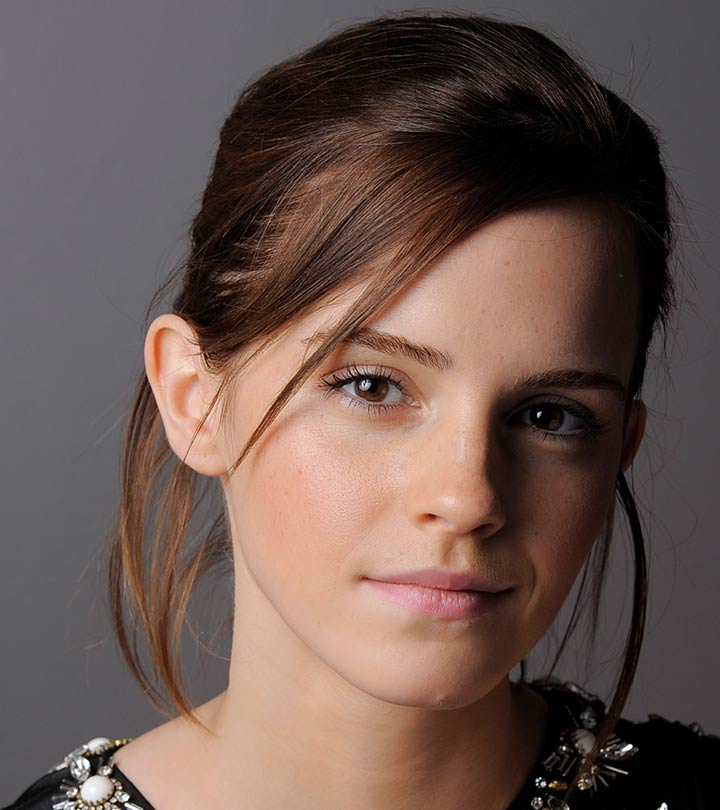
#> input picture emma.jpg, 720 x 810 px
$ jupyter execute 230689A_a1.ipynb
#> lines starting #> are read from the running program, lines starting #| are printed output that depends on the picture
### Question 01

[cell 1]
import cv2 as cv
import numpy as np
import matplotlib.pyplot as plt

[cell 2]
def intensity_transform(im, breakpoints):

    # Ensure breakpoints are sorted by input intensity r (x-axis)
    breakpoints = sorted(breakpoints, key=lambda p: p[0])

    # Separate input (r) and output (s) coordinates
    r_vals = [p[0] for p in breakpoints]
    s_vals = [p[1] for p in breakpoints]

    # Interpolate input pixel intensities to transformed output intensities
    transformed = np.interp(im, r_vals, s_vals)

    return np.uint8(transformed)

[cell 3]
# 1. Load the target image in grayscale
img = cv.imread('emma.jpg', cv.IMREAD_GRAYSCALE)
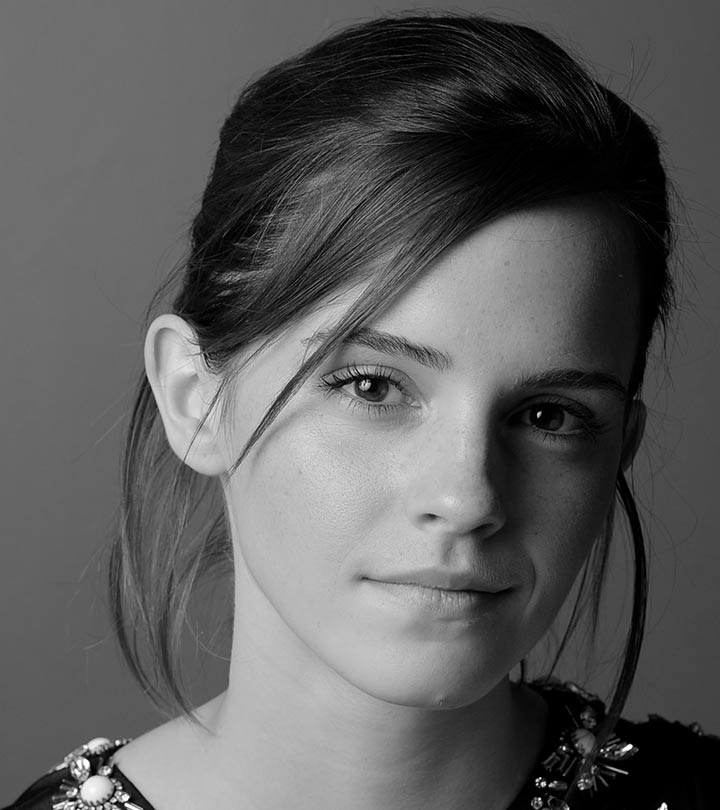
#> img: shape (810, 720); min 0, max 255, mean 92.3

# 2. Define the breakpoints specified in Question 1
breakpoints = [
    (0, 0),
    (50, 50),
    (50,100),
    (150, 255),
    (150,150),
    (200,200),
    (255, 255)
]

# 3. Apply the transformation
transformed_img = intensity_transform(img, breakpoints)
#> in intensity_transform, `transformed = np.interp(im, r_vals, s_vals)`:
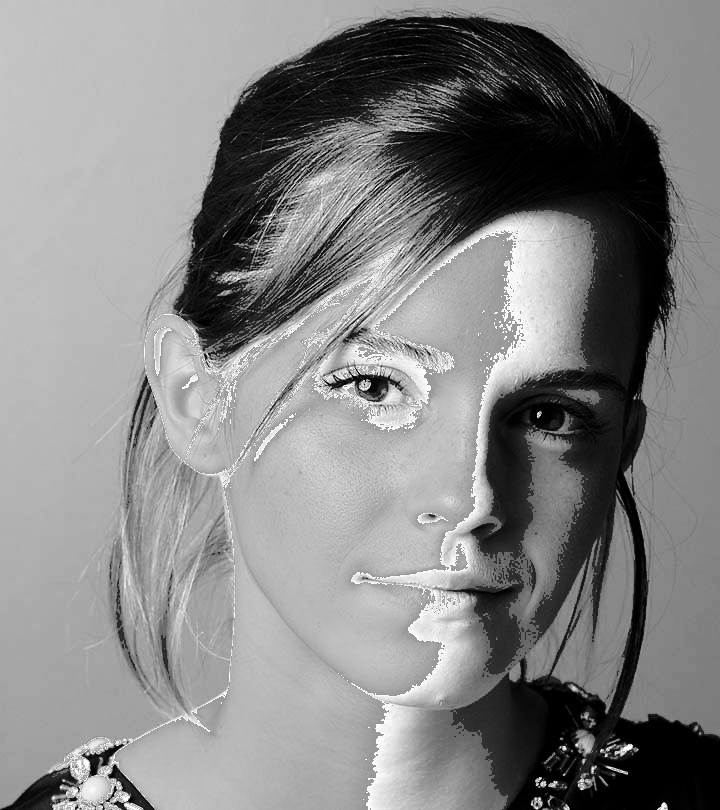
#> transformed: shape (810, 720) float64; min 0, max 255, mean 133.4

# 4. Plotting the results
fig = plt.figure(figsize=(15, 5))

# Plot 1: Intensity Transformation Function
ax1 = fig.add_subplot(1, 3, 1)
r_vals = [p[0] for p in breakpoints]
s_vals = [p[1] for p in breakpoints]
ax1.plot(r_vals, s_vals, 'b-o', linewidth=2)
ax1.set_title('Intensity Transformation')
ax1.set_xlabel('Input intensity')
ax1.set_ylabel('Output intensity')
ax1.set_xlim([0, 255])
ax1.set_ylim([0, 255])
ax1.grid(True)

# Plot 2: Original Image
ax2 = fig.add_subplot(1, 3, 2)
ax2.imshow(img, cmap='gray', vmin=0, vmax=255)
ax2.set_title('Original Image')
ax2.axis('off')

# Plot 3: Transformed Image
ax3 = fig.add_subplot(1, 3, 3)
ax3.imshow(transformed_img, cmap='gray', vmin=0, vmax=255)
ax3.set_title('Transformed Image')
ax3.axis('off')

plt.tight_layout()
plt.show()
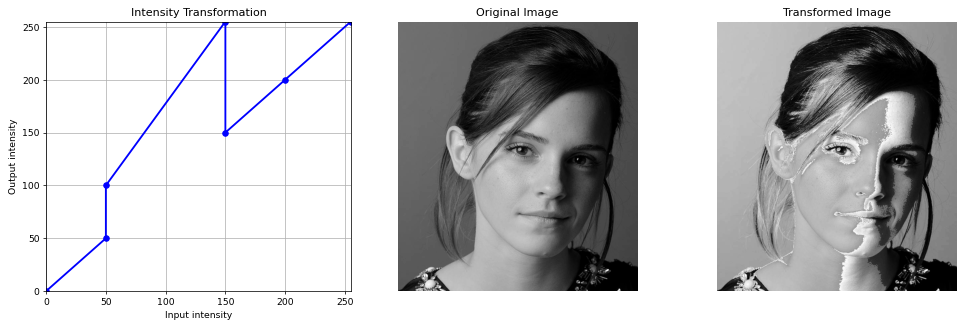
#> figure drawn by matplotlib, 3 panels

#### Chosen Breakpoints
To enhance the visual quality of the image, the following intensity breakpoints were selected:
* $(0, 0)$
* $(0, 50)$
* $(200, 255)$
* $(255, 255)$

#### Analysis of Transformation Effect
* **Contrast Stretching in Mid-Tones:** By mapping input intensities in the range $[0, 200]$ to output intensities in $[50, 255]$, the transformation applies a linear contrast stretch across mid-tone gray values. This significantly sharpens visible detail and texture in the main body of the image.
* **Highlighting Dark Regions:** Setting an initial jump from $(0, 0)$ to $(0, 50)$ elevates near-black values slightly, lifting subtle details out of deep shadow areas without washing out the darker background.
* **Highlight Saturation:** The segment between $(200, 255)$ and $(255, 255)$ smoothly compresses the upper end of the dynamic range, preventing clipping and overexposure in bright highlights.

Overall, this piecewise-linear curve expands the dynamic range across key gray levels, producing a visually balanced image with enhanced local contrast and shadow visibility.

[cell 4]
# 1. Load the target image in grayscale
img = cv.imread('emma.jpg', cv.IMREAD_GRAYSCALE)

# 2. Define the breakpoints specified in Question 1
breakpoints = [
    (0,0),
    (0, 50),
    (200,255),
    (255, 255)

]

# 3. Apply the transformation
transformed_img = intensity_transform(img, breakpoints)
#> in intensity_transform (call 2), `transformed = np.interp(im, r_vals, s_vals)`:
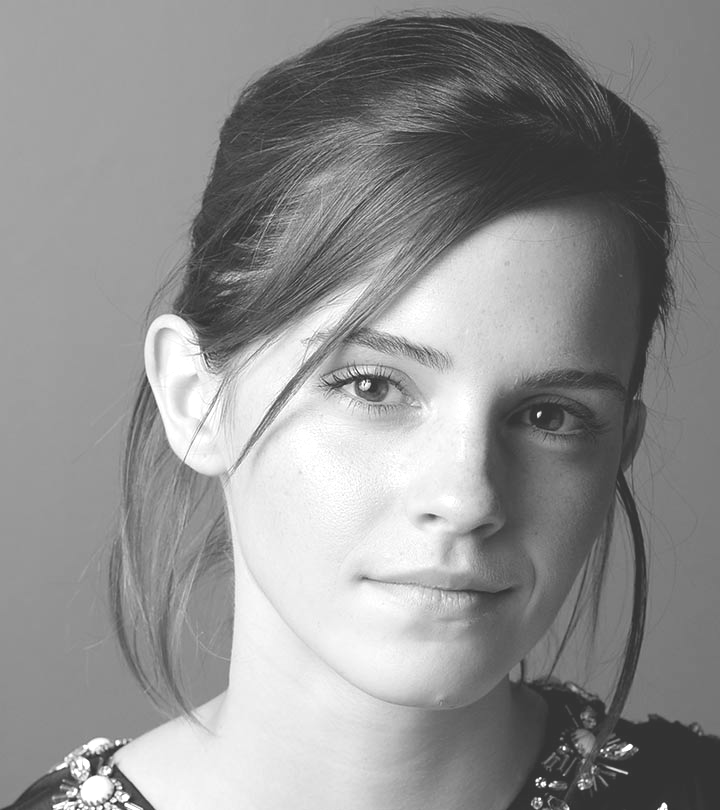
#> transformed: shape (810, 720) float64; min 50, max 255, mean 144.6

# 4. Plotting the results
fig = plt.figure(figsize=(15, 5))

# Plot 1: Intensity Transformation Function
ax1 = fig.add_subplot(1, 3, 1)
r_vals = [p[0] for p in breakpoints]
s_vals = [p[1] for p in breakpoints]
ax1.plot(r_vals, s_vals, 'b-o', linewidth=2)
ax1.set_title('Intensity Transformation')
ax1.set_xlabel('Input intensity')
ax1.set_ylabel('Output intensity')
ax1.set_xlim([0, 255])
ax1.set_ylim([0, 255])
ax1.grid(True)

# Plot 2: Original Image
ax2 = fig.add_subplot(1, 3, 2)
ax2.imshow(img, cmap='gray', vmin=0, vmax=255)
ax2.set_title('Original Image')
ax2.axis('off')

# Plot 3: Transformed Image
ax3 = fig.add_subplot(1, 3, 3)
ax3.imshow(transformed_img, cmap='gray', vmin=0, vmax=255)
ax3.set_title('Transformed Image')
ax3.axis('off')

plt.tight_layout()
plt.show()
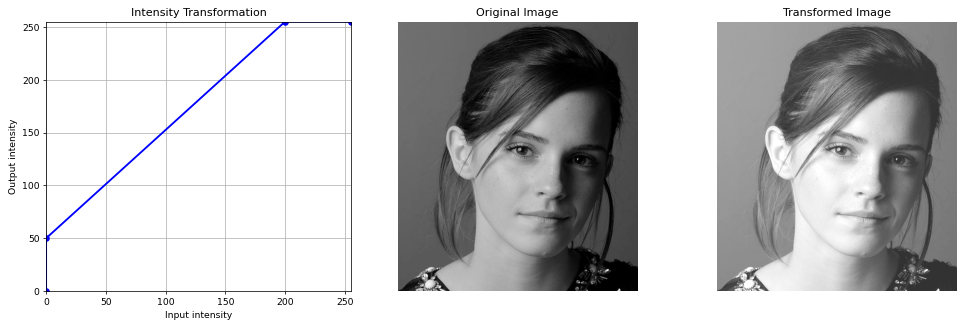
#> figure drawn by matplotlib, 3 panels
